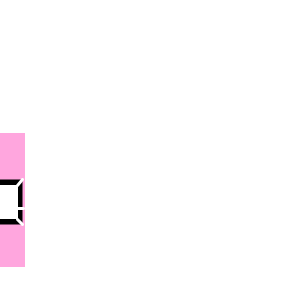
Frame 1 (no input)
Frame 60 (the mouse pressed at the canvas centre just before this capture): identical to frame 1, image omitted
Frame 120 (the mouse held since frame 60 and released just before this capture): identical to frame 1, image omitted

The Processing sketch that drew this single still picture (run headless with seeded random() and noise(); from frame 60 on, the mouse is pressed at the canvas centre):

// Processing sketch: carPlayer
// ── carPlayer.pde
float x = 0.0;
float y = height+100;
float accel = 0.2; 

void setup() {
  size(300, 300);
  
}

void draw() {
  background(255);
  carPlayer(x, y);
}


void carPlayer (float x, float y) {
  noStroke();
  fill(255, 166, 222);
  rect(x-25, y-67, 50, 134);//car body
  fill(0);
  stroke(255, 166, 222);
  strokeWeight(2);
  rect(x-24, y-22, 47, 47);//windows
  noStroke();
  fill(255);
  rect(x-18, y-15, 36, 34);//roof top
  stroke(255);
  strokeWeight(3);
  strokeCap(ROUND);
  line(x-23, y-21, x-18, y-15);
  line(x-23, y+8, x-16, y+8);
  line(x-24, y+24, x-18, y+18);

  line(x+17, y-15, x+22, y-21);
  line(x+23, y+8, x-16, y+8);
  line(x+17, y+19, x+22, y+24);
}

void keyPressed () {
  if (keyCode == UP) {
    y = y-=1;
  }  
}
